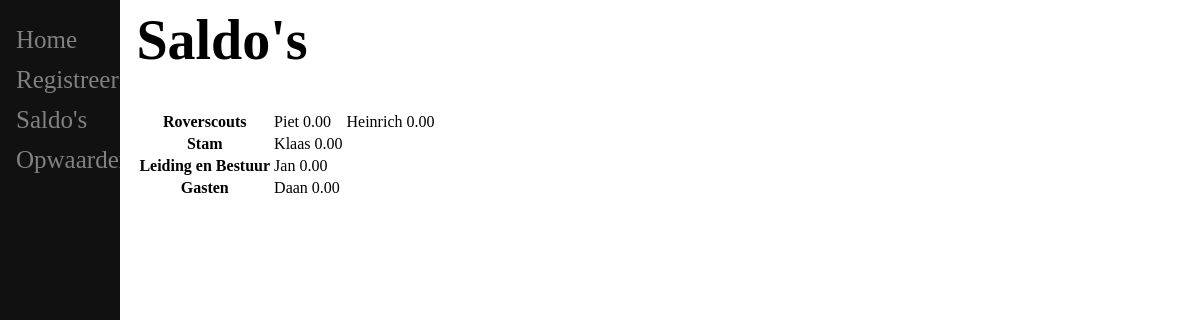
/balance, run on an earlier commit of the app's database.
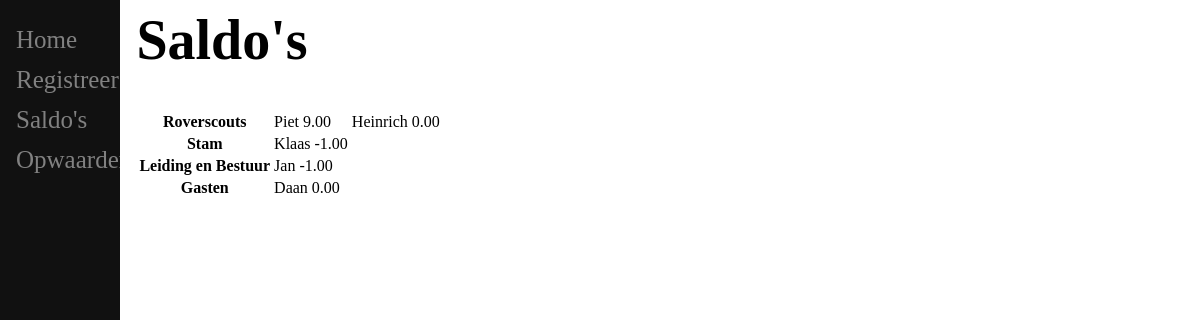
And on a later commit of the database.
### app/models.py (models this page shows, shortened)
class User(db.Model):
    id = db.Column(db.Integer, primary_key=True)
    name = db.Column(db.String(64), index=True)
    usergroup_id = db.Column(db.Integer, db.ForeignKey('usergroup.id'))
    balance = db.Column(db.Float, default=0)
    upgrades = db.relationship('Upgrade', backref='author', lazy='dynamic')
    purchases = db.relationship('Purchase', backref='author', lazy='dynamic')

### app/routes.py (the view)
@app.route('/balance')
def balance():
    return render_template('balance.html', title='Saldo', Usergroup=Usergroup)

### app/templates/balance.html
{% extends "base.html" %}
{% block content %}
    <h1>Saldo's</h1>
    <table>
        {% for g in Usergroup.query.all() %}
        <tr>
            <th>{{ g.name }}</th>
            {% for u in g.users.all() %}
            <td>{{ u.name }} {{ '%.2f' % u.balance }}</td>
            {% endfor %}
        </tr>
        {% endfor %}
    </table>
{% endblock %}

What changed in the data, as far as the page shows it:
changed User "Piet": balance "0.00" → "9.00"
changed User "Klaas": balance "0.00" → "-1.00"
changed User "Jan": balance "0.00" → "-1.00"
